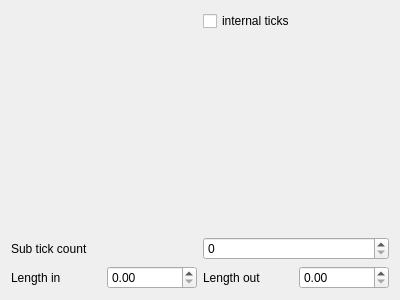
<?xml version="1.0" encoding="UTF-8"?>
<ui version="4.0">
 <class>TickEditingWidget</class>
 <widget class="QWidget" name="TickEditingWidget">
  <property name="geometry">
   <rect>
    <x>0</x>
    <y>0</y>
    <width>400</width>
    <height>300</height>
   </rect>
  </property>
  <property name="windowTitle">
   <string>Form</string>
  </property>
  <layout class="QVBoxLayout" name="verticalLayout">
   <item>
    <layout class="QHBoxLayout" name="horizontalLayout_2">
     <item>
      <widget class="PositionChoiceWidget" name="positionChoiceWidget" native="true"/>
     </item>
     <item>
      <widget class="QCheckBox" name="internalTicksEnabledCheckBox">
       <property name="text">
        <string>internal ticks</string>
       </property>
      </widget>
     </item>
    </layout>
   </item>
   <item>
    <widget class="PenChoiceWidget" name="penChoiceWidget" native="true"/>
   </item>
   <item>
    <layout class="QHBoxLayout" name="horizontalLayout_3">
     <item>
      <widget class="QLabel" name="subTickCountLabel">
       <property name="text">
        <string>Sub tick count</string>
       </property>
      </widget>
     </item>
     <item>
      <widget class="QSpinBox" name="subTickCountSpinBox"/>
     </item>
    </layout>
   </item>
   <item>
    <layout class="QHBoxLayout" name="horizontalLayout">
     <item>
      <widget class="QLabel" name="label">
       <property name="text">
        <string>Length in</string>
       </property>
      </widget>
     </item>
     <item>
      <widget class="QDoubleSpinBox" name="lengthInDoubleSpinBox"/>
     </item>
     <item>
      <widget class="QLabel" name="label_2">
       <property name="text">
        <string>Length out</string>
       </property>
      </widget>
     </item>
     <item>
      <widget class="QDoubleSpinBox" name="lengthOutDoubleSpinBox"/>
     </item>
    </layout>
   </item>
  </layout>
 </widget>
 <customwidgets>
  <customwidget>
   <class>PenChoiceWidget</class>
   <extends>QWidget</extends>
   <header>commonWidgets/penchoicewidget.h</header>
   <container>1</container>
  </customwidget>
  <customwidget>
   <class>PositionChoiceWidget</class>
   <extends>QWidget</extends>
   <header>commonWidgets/positionchoicewidget.h</header>
   <container>1</container>
  </customwidget>
 </customwidgets>
 <resources/>
 <connections/>
</ui>
